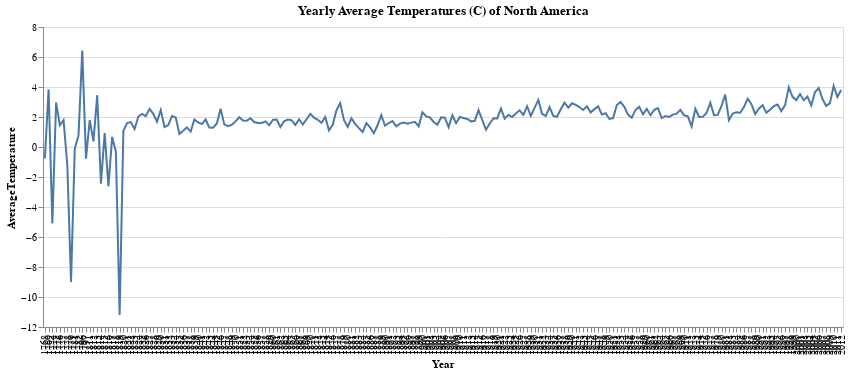

Source (notebook cell):
### Code cell
location = 'North America'
temps = get_yearly_temps(location)

# Line plot using Altair
alt.Chart(temps).mark_line().encode(
    x = 'Year:O',
    y = alt.Y('AverageTemperature', scale=alt.Scale(zero=False))
).properties(
    title = 'Yearly Average Temperatures (C) of ' + location,
    width = 800
)

### Figure 1 — Vega-Lite specification as saved in the notebook (floating-point values rounded to 4 significant figures; data arrays with more than 128 entries replaced by an {"elided": "..."} marker saying what was removed)
{"config": {"view": {"continuousWidth": 400, "continuousHeight": 300}}, "data": {"name": "data-f8d9812760e7f17526c6e897a34d2a48"}, "mark": "line", "encoding": {"x": {"type": "ordinal", "field": "Year"}, "y": {"type": "quantitative", "field": "AverageTemperature", "scale": {"zero": false}}}, "title": "Yearly Average Temperatures (C) of North America", "width": 800, "$schema": "https://vega.github.io/schema/vega-lite/v4.0.2.json", "datasets": {"data-f8d9812760e7f17526c6e897a34d2a48": {"elided": "214 records"}}}
